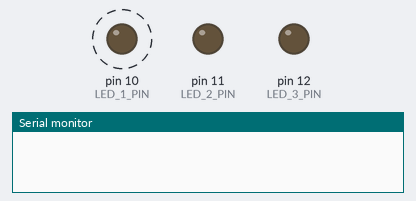
A sketch run on a simulated Arduino Uno, built with avr-gcc and run on an emulated ATmega328P. Parts: output pins drawn as LEDs (lit = HIGH), the last lines printed to the serial monitor. Dashed ring = blinking.

Above: at 0.5 s.
At 3.5 s:
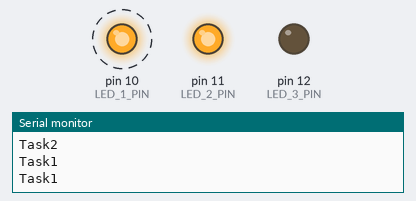
Timing chart, 0 to 5.2 s (numbered marks = the images above):
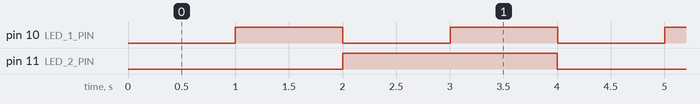

Measured:
- by itself, pin 10 (LED_1_PIN): alternates HIGH for 1.0 s and LOW for 1.0 s
- by itself, pin 11 (LED_2_PIN): alternates HIGH for 2.0 s and LOW for 2.0 s
- by itself, everything shown: repeats every 4.0 s, in 6 steps

The sketch:

example-milis.ino
```cpp
/* Aplicaciones en tiempo real - FRLP
  Ejemplo: 02
  Circuito simulado: https://www.tinkercad.com/things/ffl84zS9Lln-threads/editel?sharecode=2TBQMTCOTI6vwOd5Vc-v3kFIP0pLY9kaTZ8JEdZDrDg
*/

#define LED_1_PIN 10
#define LED_2_PIN 11
#define LED_3_PIN 12

unsigned long previousTimeLed1 = 0;
unsigned long previousTimeLed2 = 0;
unsigned long TIME_INTERVAL_1 = 1000;
unsigned long TIME_INTERVAL_2 = 2000;

void setup() {
  Serial.begin(9600);

  pinMode(LED_1_PIN, OUTPUT);
  pinMode(LED_2_PIN, OUTPUT);
  pinMode(LED_3_PIN, OUTPUT);
}

void loop() {
    unsigned long currentTime = millis();
    // Task 1 - Intermitent led
    if(currentTime - previousTimeLed1 > TIME_INTERVAL_1) {
      Serial.println("Task1");
      previousTimeLed1 = currentTime;
      int currentValueLed1 = digitalRead(LED_1_PIN);
      currentValueLed1 == HIGH ? digitalWrite(LED_1_PIN, LOW): digitalWrite(LED_1_PIN, HIGH);
    }


    // Task 2 - Intermitent led
    if(currentTime - previousTimeLed2 > TIME_INTERVAL_2) {
      Serial.println("Task2");
      previousTimeLed2 = currentTime;
      int currentValueLed2 = digitalRead(LED_2_PIN);
      currentValueLed2 == HIGH ? digitalWrite(LED_2_PIN, LOW): digitalWrite(LED_2_PIN, HIGH);

    }

    // Task 3 - Read value from serial port
    if (Serial.available()) {
        Serial.println("Task3");
        int userInput = Serial.parseInt();
        if (userInput >= 0 && userInput < 2) {
            digitalWrite(LED_3_PIN, userInput);
        }
  }
}
```
